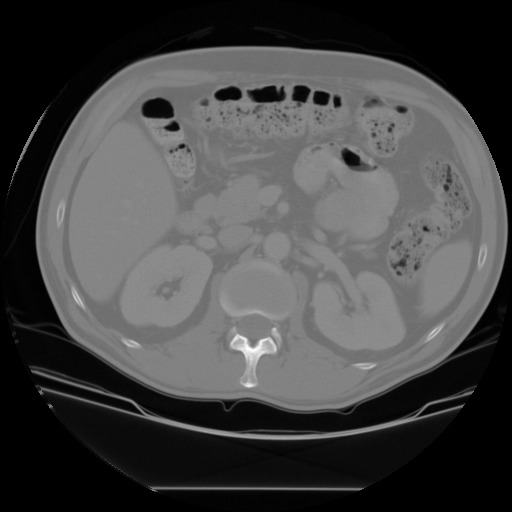
#> input picture Assignment 4/input_data/kidney.jpg, 512 x 512 px
$ jupyter execute 'Problem 2.ipynb'   (shell and % lines are left out)
#> lines starting #> are read from the running program, lines starting #| are printed output that depends on the picture; after the words box and inside, x2 and y2 are one past the last pixel; in counts of white or black regions, pixels touching at a corner belong together
[cell 1]
# Importing relevant packages and doing necessary setup
import cv2
import matplotlib.pyplot as plt
import matplotlib
import PIL
import numpy as np

# for auto-reloading external modules

[cell 2]
# Helper function to display multiple images in a plot
def display_images(images, rows, cols, size, title, subtitles):
    fig = plt.figure(figsize = size)
    c = 0
    sz = len(images)
    for i in range(rows):
        for j in range(cols):
            if sz == c:
                break
            ax1 = fig.add_subplot(rows, cols, c + 1)
            ax1.imshow(images[c], cmap = 'gray')
            ax1.set_title(subtitles[c], fontsize = 20)
            c = c + 1
    plt.show()
    # Un comment the below line and comment the above line to save and display
    #plt.savefig('part2.png')

[cell 3]
img = cv2.imread('../input_data/kidney.jpg', cv2.IMREAD_GRAYSCALE)
#> img is the input picture: shape (512, 512); min 0, max 255, mean 69.8
img = (img > 132).astype(np.uint8)
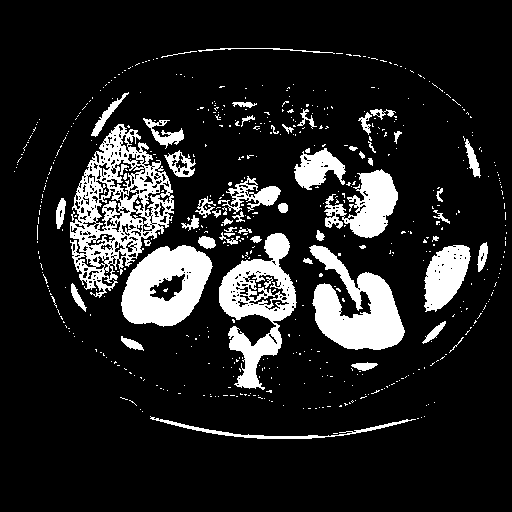
#> img: shape (512, 512); values 0 (black) and 1 (white), 13.9% white; 564 white regions (507 under 20 px), largest, box (x1, y1, x2, y2) and area: (70, 124, 174, 298) 7388, (309, 245, 405, 350) 5220, (219, 233, 297, 390) 5056
img = cv2.morphologyEx(img, cv2.MORPH_CLOSE, cv2.getStructuringElement(cv2.MORPH_ELLIPSE, (6, 6)))
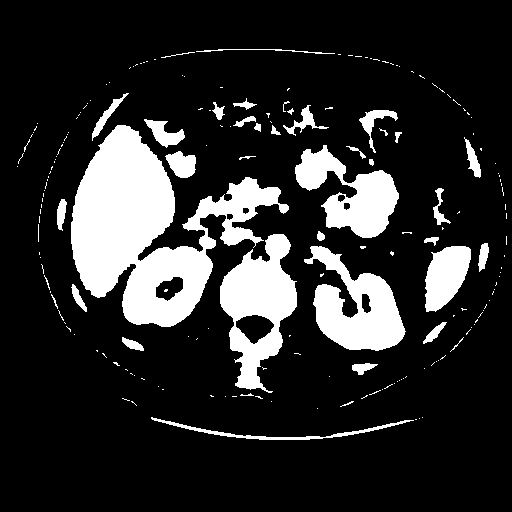
#> img: shape (512, 512); values 0 (black) and 1 (white), 17% white; 199 white regions (159 under 20 px), largest, box (x1, y1, x2, y2) and area: (71, 125, 289, 327) 19657, (220, 234, 297, 393) 6269, (304, 246, 406, 351) 5470
img = cv2.morphologyEx(img, cv2.MORPH_OPEN, cv2.getStructuringElement(cv2.MORPH_ELLIPSE, (10, 10)))
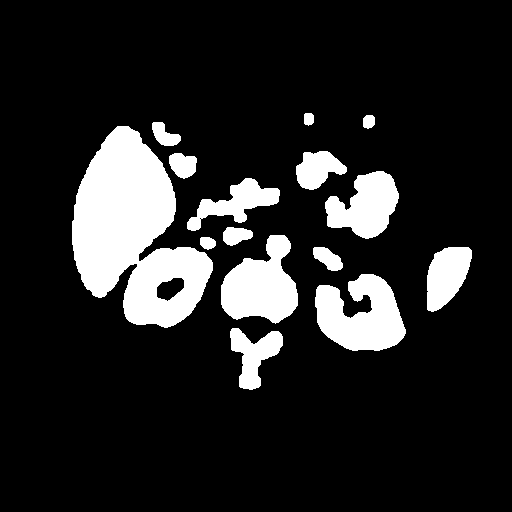
#> img: shape (512, 512); values 0 (black) and 1 (white), 14.5% white; 15 white regions, largest, box (x1, y1, x2, y2) and area: (72, 126, 213, 328) 16575, (315, 274, 406, 351) 4716, (221, 235, 298, 324) 4358
img = cv2.erode(img, cv2.getStructuringElement(cv2.MORPH_ELLIPSE, (2, 2)), iterations = 3)
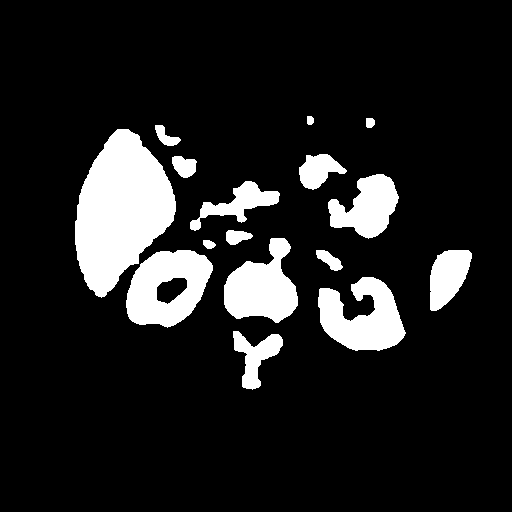
#> img: shape (512, 512); values 0 (black) and 1 (white), 12.7% white; 16 white regions, largest, box (x1, y1, x2, y2) and area: (75, 129, 176, 298) 10903, (126, 250, 213, 328) 4452, (318, 277, 406, 351) 4083
images = []
subtitles = []
images.append(img)
subtitles.append('Original Image')
display_images(images, 1, 1, (20, 20), '', subtitles)
#> in display_images, `sz = len(images)`: sz = 1

[cell 4]
visited = np.zeros(img.shape)

[cell 5]
def dfs(row, col, color):
    if row < 0 or col < 0 or row >= img.shape[0] or col >= img.shape[1]:
        return 0
    if img[row][col] == 0:
        return 0
    if visited[row][col] != 0:
        return 0
    visited[row][col] = color
    return (1 + dfs(row + 1, col, color) + dfs(row - 1, col, color) + dfs(row, col + 1, color) + dfs(row, col - 1, color) + dfs(row + 1, col + 1, color) + dfs(row + 1, col - 1, color) + dfs(row - 1, col + 1, color) + dfs(row - 1, col - 1, color))

[cell 6]
import sys
sys.setrecursionlimit(100000)
color = 1
for i in range(img.shape[0]):
    for j in range(img.shape[1]):
        if visited[i][j] == 0 and img[i][j] == 1:
            dfs(i, j, color)
            color += 1
        else:
            continue
#> after the loop, color = 17
print(color)
#| 17

[cell 7]
COLORS = [(255, 0, 0), (0, 255, 0), (0, 0, 255), (255, 255, 0), (255,20,147), (186,85,211), (255, 255, 255), (124,185,232), (196,98,16)]
output = np.zeros((img.shape[0], img.shape[1], 3))
for c in range(color-1):
    for i in range(img.shape[0]):
        for j in range(img.shape[1]):
            if visited[i][j] == (c+1):
                ccc = np.random.randint(0, 5)
                output[i][j][0] = COLORS[c % 9][0]
                output[i][j][1] = COLORS[c % 9][1]
                output[i][j][2] = COLORS[c % 9][2]
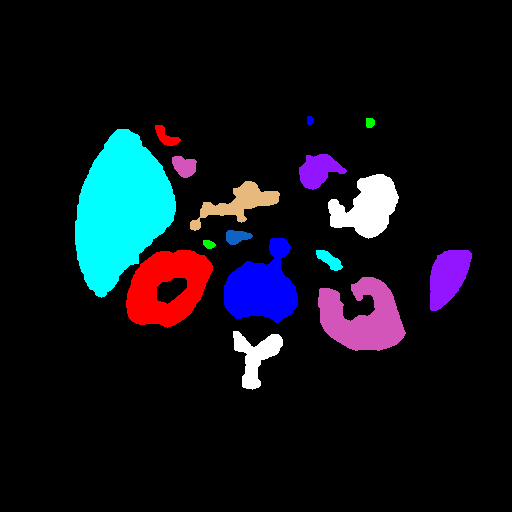
#> output: shape (512, 512, 3) float64; mean of channels 0, 1, 2 25.5, 17.9, 15.1; drawn as B, G, R
output = output.astype(np.uint8)
images = []
subtitles = []
images.append(output)
subtitles.append('Organs of Interest')
display_images(images, 1, 1, (20, 20), '', subtitles)
#> call 2 of display_images, with rows = 1, cols = 1, size = (20, 20), title = ''
#> after the loop in display_images (call 2), `for i in range(rows):`: c = 1
#> in display_images (call 2), `plt.show()`:
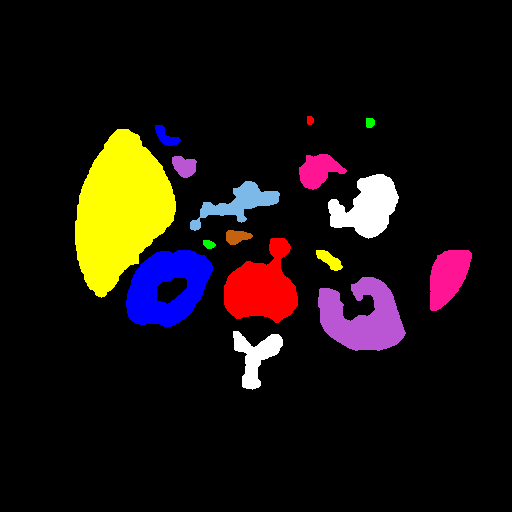
#> shown: shape (512, 512, 3); mean R, G, B 25.5, 17.9, 15.1
